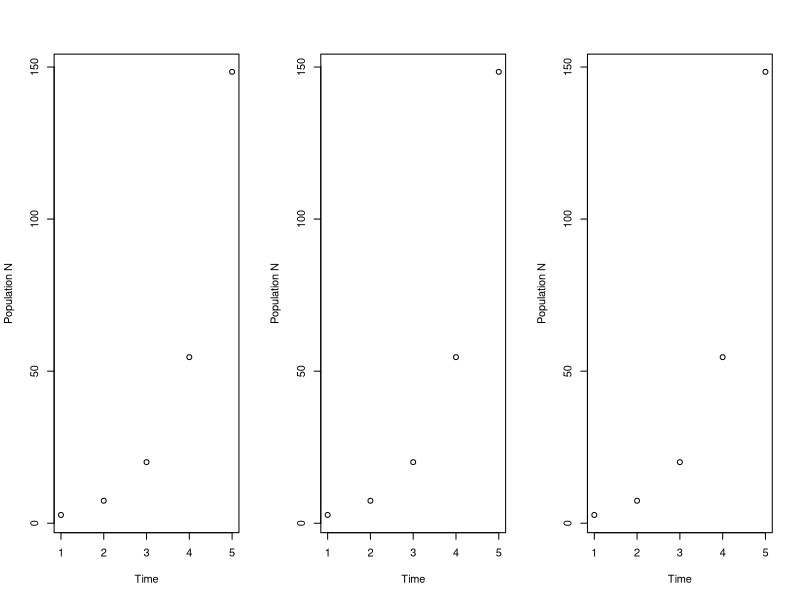
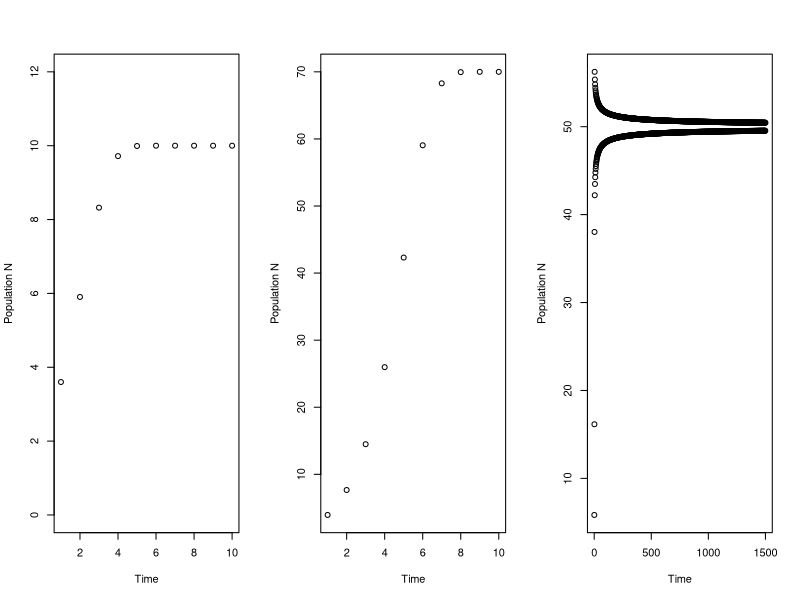

The R script that drew these images, in order:
## ---- chunk 1
#| label: load-packages
#| include: false

library(tidyverse)
library(palmerpenguins)
## ---- chunk 2
#Below, TT and PP are storage vectors for your time step (TT) 
#and your population abundance measure at that time step. So TT[1] shows year 1 
#as your first time step; PP[1] shows your population abundance at TT[1]. 
PP<-vector(mode = "numeric", length = 5); RR<-exp(1); PP0<-1
TT<-1:5
PP[1]; TT[1]

#RR and PP0 above are the 2 parameters included in this model (in contrast to storage). 
#The 2 parameters affect the values resulting in PP, based on TT). 
#Therefore, they affect the shape of your population growth function. 
#TT is input, PP is output, and the PP output values depend on parameters RR and PP0.
# See how equations in slides are translated into the model below. Also try to keep 
# track of your parameters versus storage components as the models presented become 
# more complex.

#This is the model - it updates your expected population abundance at each of the 
#5 time step, assuming the population grows exponentially.
for(i in 1:5){ PP[i]<-PP0*exp(TT[i])}

#Note that the model can also be written as below with the same result.
for(i in 1:5){ PP[i]<-PP0*RR^TT[i]}
PP
par(mfrow = c(1,3))
plot(PP~TT, xlab = "Time", ylab = "Population N")

#### Still Other ways to write the exponential model ... 
PP<-vector(mode = "numeric", length = 5); PP0<-1
TT<-1:5
PP[1]<-PP0*RR
for(i in 2:5){ PP[i]<-RR*PP[i-1]} 
PP
plot(PP~TT, xlab = "Time", ylab = "Population N") # same graph

# If RR = 1 + rr, then this is the same as PP[i]<-(1 + rr)*PP[i-1] = PP[i-1] + rr*PP[i-1].
#  Change the code above to the last form to show this: 

PP<-vector(mode = "numeric", length = 5); PP0<-1
TT<-1:5
rr <- RR - 1
PP[1]<-PP0 + rr*PP0
PP[1]<-PP0*(1 + rr)
for(i in 2:5){ PP[i]<-PP[i-1] + rr*PP[i-1]} 
for(i in 2:5){ PP[i]<-PP[i-1]*(1 + rr)} 
PP
plot(PP~TT, xlab = "Time", ylab = "Population N") # same graph



## ---- chunk 3
# Add density dependence into the code below to reflect logistic growth. 

PP<-vector(mode = "numeric", length = 10); PP0<-2; rr<-1 ;
TT<-1:10
KK<-10
PP[1]<-PP0+rr*PP0*(1-PP0/KK)
for(i in 2:10){ PP[i]<-PP[i-1] + rr*PP[i-1]*(1-PP[i-1]/KK)} 
PP
plot(PP~TT, xlab = "Time", ylab = "Population N", ylim = c(0,12)) 

# Now Change rr and K values above to see how they affect the model 
#Q2.0: Try KK between values of 10 and 70. Why does it control?

PP<-vector(mode = "numeric", length = 10); PP0<-2; rr<-1 ;
TT<-1:10
KK<-70
PP[1]<-PP0+rr*PP0*(1-PP0/KK)
for(i in 2:10){ PP[i]<-PP[i-1] + rr*PP[i-1]*(1-PP[i-1]/KK)} 
PP
plot(PP~TT, xlab = "Time", ylab = "Population N") 


#Q2.1: Set KK at 50 and rr at 2. Why do you get strange shapes at higher rr values?

PP<-vector(mode = "numeric", length = 1500); PP0<-2; rr<-2 ;
TT<-1:1500
KK<-50
PP[1]<-PP0+rr*PP0*(1-PP0/KK)
for(i in 2:1500){ PP[i]<-PP[i-1] + rr*PP[i-1]*(1-PP[i-1]/KK)} 
PP
plot(PP~TT, xlab = "Time", ylab = "Population N") 


